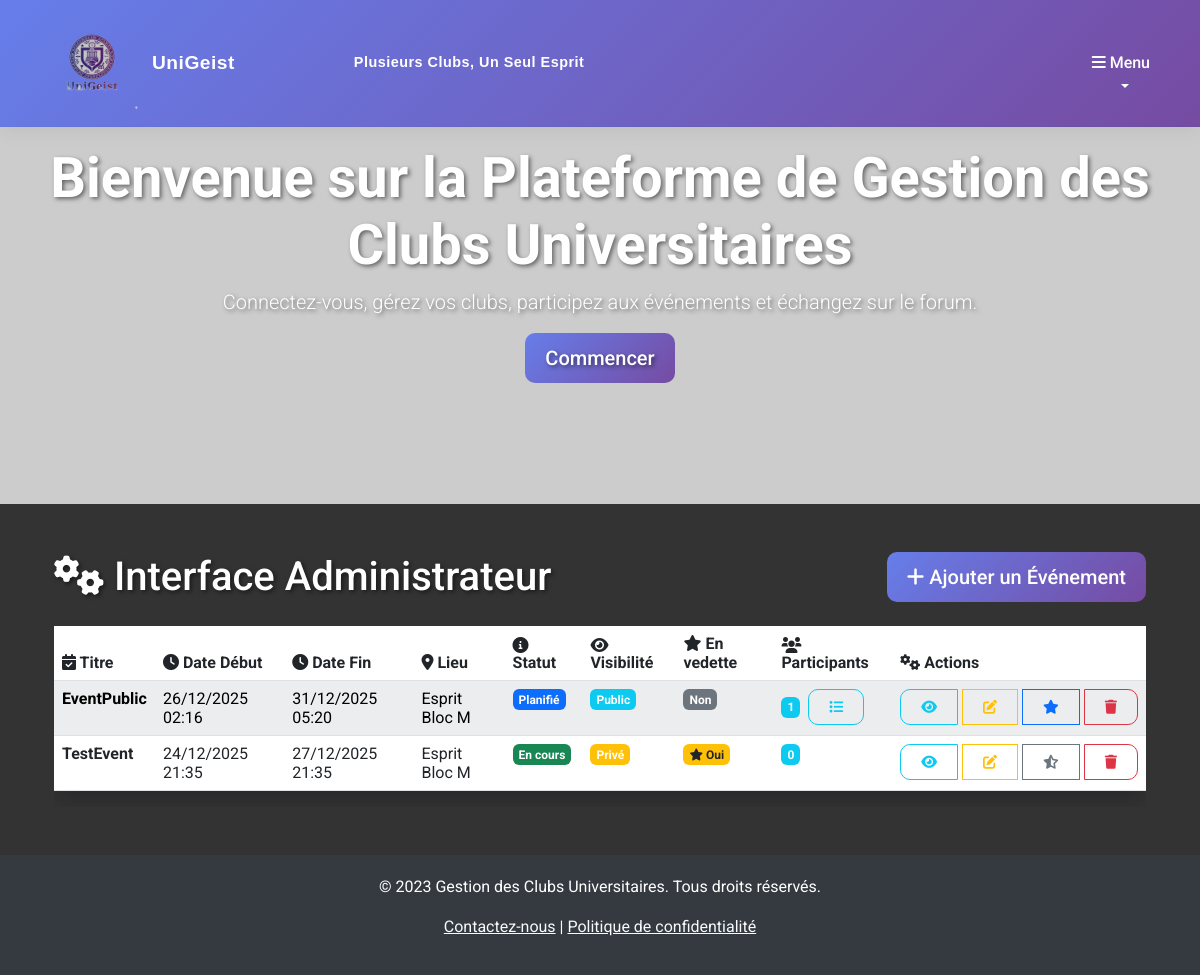
Screenshot of /accounts/admin/events/ (signed in) with the database file from the repository.
### appEvenements/models.py (models this page shows, shortened)
class Evenement(models.Model):
    id=models.AutoField(primary_key=True)
    titre = models.CharField(max_length=200, validators=[MinLengthValidator(6,"Le titre doit avoir au moins 6 caractères"), MaxLengthValidator(200), RegexValidator(r'^[a-zA-Z0-9\s.,!?-]+$', message="Le titre ne peut contenir que des lettres, chiffres, espaces et ponctuation basique.")])
    description = models.TextField( max_length=1000, validators=[validators.MinLengthValidator(10), validators.MaxLengthValidator(1000), validators.RegexValidator(r'^[a-zA-Z0-9\s.,!?-]+$', message="La description ne peut contenir que des lettres, chiffres, espaces et ponctuation basique.")])
    date_debut = models.DateTimeField()
    date_fin = models.DateTimeField()
    lieu = models.CharField(max_length=200, validators=[validators.MinLengthValidator(5), validators.MaxLengthValidator(200), validators.RegexValidator(r'^[a-zA-Z0-9\s.,!?-]+$', message="Le lieu ne peut contenir que des lettres, chiffres, espaces et ponctuation basique.")])
    statut = models.CharField(max_length=50, choices=[('planifie', 'Planifié'), ('en_cours', 'En cours'), ('termine', 'Terminé'), ('annule', 'Annulé')])
    visibilite = models.CharField(max_length=50, choices=[('public', 'Public'), ('prive', 'Privé')])
    max_participants = models.PositiveIntegerField(default=100, help_text="Nombre maximum de participants")
    featured = models.BooleanField(default=False, help_text="Événement à la une")
    promotion_image = models.FileField(upload_to='promotions/', blank=True, null=True, help_text="Image de promotion")
    promotion_description = models.TextField(blank=True, null=True, help_text="Description de promotion")

### accounts/views.py (the view)
# urls.py: path('admin/events/', views.admin_events, name='admin_events'),
@user_passes_test(lambda u: u.is_superuser)
def admin_events(request):
    from django.db.models import Count
    events = Evenement.objects.all().annotate(
        participant_count=Count('participants')
    ).order_by('-date_debut')
    context = {
        'title': 'Administration des Événements',
        'object_list': events,
        'entity_name': 'Événements'
    }
    return render(request, 'admin_events.html', context)

### templates/admin_events.html (shortened to what this page needs)
{% extends 'base.html' %}
{% load static %}
{% block content %}
<div class="container mt-5">
    <div class="d-flex justify-content-between align-items-center mb-4">
        <h1 class="mb-0" style="color: white; text-shadow: 2px 2px 4px rgba(0, 0, 0, 0.5);"><i class="fas fa-cogs"></i> Interface Administrateur</h1>
        <a href="{% url 'appEvenements:ajouter' %}" class="btn btn-primary btn-lg"><i class="fas fa-plus"></i> Ajouter un Événement</a>
    </div>
    <div class="table-responsive">
        <table class="table table-striped table-hover" style="background: rgba(255, 255, 255, 0.95); backdrop-filter: blur(10px); border-radius: 15px; box-shadow: 0 10px 20px rgba(0, 0, 0, 0.2);">
            <thead style="background: linear-gradient(135deg, #667eea 0%, #764ba2 100%); color: white;">
                <tr>
                    <th scope="col"><i class="fas fa-calendar-check"></i> Titre</th>
                    <th scope="col"><i class="fas fa-clock"></i> Date Début</th>
                    <th scope="col"><i class="fas fa-clock"></i> Date Fin</th>
                    <th scope="col"><i class="fas fa-map-marker-alt"></i> Lieu</th>
                    <th scope="col"><i class="fas fa-info-circle"></i> Statut</th>
                    <th scope="col"><i class="fas fa-eye"></i> Visibilité</th>
                    <th scope="col"><i class="fas fa-star"></i> En vedette</th>
                    <th scope="col"><i class="fas fa-users"></i> Participants</th>
                    <th scope="col"><i class="fas fa-cogs"></i> Actions</th>
                </tr>
            </thead>
            <tbody>
                {% for evenement in object_list %}
                <tr>
                    <td><strong>{{ evenement.titre }}</strong></td>
                    <td>{{ evenement.date_debut|date:"d/m/Y H:i" }}</td>
                    <td>{{ evenement.date_fin|date:"d/m/Y H:i" }}</td>
                    <td>{{ evenement.lieu }}</td>
                    <td>
                        <span class="badge bg-{% if evenement.statut == 'planifie' %}primary{% elif evenement.statut == 'en_cours' %}success{% elif evenement.statut == 'termine' %}secondary{% else %}danger{% endif %}">
                            {{ evenement.get_statut_display }}
                        </span>
                    </td>
                    <td>
                        <span class="badge bg-{% if evenement.visibilite == 'public' %}info{% else %}warning{% endif %}">
                            {{ evenement.get_visibilite_display }}
                        </span>
                    </td>
                    <td>
                        {% if evenement.featured %}
                        <span class="badge bg-warning text-dark"><i class="fas fa-star"></i> Oui</span>
                        {% else %}
                        <span class="badge bg-secondary">Non</span>
                        {% endif %}
                    </td>
                    <td>
                        <span class="badge bg-info">{{ evenement.participant_count }}</span>
                        {% if evenement.participant_count > 0 %}
                        <a href="#" class="btn btn-outline-info btn-sm ms-1" title="Voir la liste des participants" data-bs-toggle="modal" data-bs-target="#participantsModal" data-event-id="{{ evenement.id }}" data-event-title="{{ evenement.titre }}">
                            <i class="fas fa-list"></i>
                        </a>
                        {% endif %}
                    </td>
                    <td>
                        <div class="btn-group" role="group">
                            <a href="{% if evenement.id %}{% url 'appEvenements:details' evenement.id %}{% else %}#{% endif %}" class="btn btn-outline-info btn-sm" title="Voir les détails"><i class="fas fa-eye"></i></a>
                            <a href="{% if evenement.id %}{% url 'appEvenements:modifier' evenement.id %}{% else %}#{% endif %}" class="btn btn-outline-warning btn-sm" title="Modifier l'événement"><i class="fas fa-edit"></i></a>
                            {% if not evenement.featured %}
                            <a href="{% if evenement.id %}{% url 'appEvenements:promote' evenement.id %}{% else %}#{% endif %}" class="btn btn-outline-primary btn-sm" title="Mettre à la une"><i class="fas fa-star"></i></a>
                            {% endif %}
                            {% if evenement.featured %}
                            <a href="{% if evenement.id %}{% url 'appEvenements:remove_promotion' evenement.id %}{% else %}#{% endif %}" class="btn btn-outline-secondary btn-sm" title="Retirer de la une"><i class="fas fa-star-half-alt"></i></a>
                            {% endif %}
                            <a href="#" class="btn btn-outline-danger btn-sm" title="Supprimer l'événement" data-bs-toggle="modal" data-bs-target="#deleteModal" data-id="{{ evenement.id }}" data-title="{{ evenement.titre }}"><i class="fas fa-trash"></i></a>
                        </div>
                    </td>
                </tr>
                {% endfor %}
            </tbody>
        </table>
    </div>
</div>
{% endblock %}

### static/css/style.css (style rules this page uses)
body { font-family: 'Roboto', sans-serif; background: #333333; color: #ffffff; min-height: 100vh; }
.btn { border-radius: 10px; padding: 10px 20px; font-weight: 500; transition: all 0.3s ease; }
.btn-primary { background: linear-gradient(135deg, #667eea 0%, #764ba2 100%); border: none; }
.badge { font-size: 0.75em; padding: 0.375em 0.5em; border-radius: 0.375rem; }
.btn-group .btn { margin-right: 5px; }
.btn-group .btn:last-child { margin-right: 0; }

### rows the page displays
Evenement: titre "EventPublic", date_debut "26/12/2025 02:16", date_fin "31/12/2025 05:20", lieu "Esprit Bloc M", statut "Planifié", visibilite "Public", featured "Non", participant_count "1"
Evenement: titre "TestEvent", date_debut "24/12/2025 21:35", date_fin "27/12/2025 21:35", lieu "Esprit Bloc M", statut "En cours", visibilite "Privé", featured True (drawn), participant_count "0"
